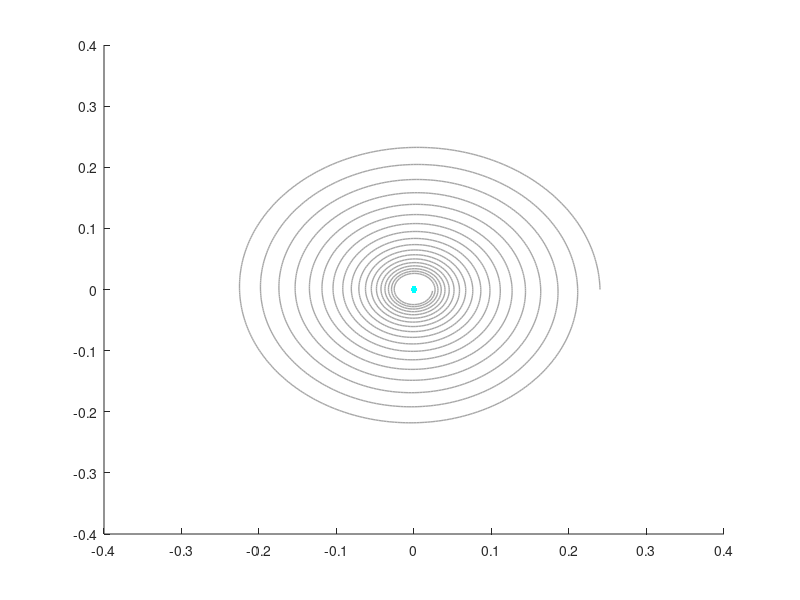

Write the MATLAB code that produced this figure. (Note: this script raises an error after producing the figure.)
%% Parameters

% Hoop
m_hoop = 0.5; % kg
R_hoop = 0.24; % m
I_hoop = m_hoop*R_hoop^2;

% Person
R_person = 0.03; % m
mu = 0.1; % [/]

% Simulation
t_lim = [0; 3];
dt = 0.001;
t = t_lim(1):dt:t_lim(2);
N = length(t);

% Spiral input
% NOTE: Keep upper / lower equal for simple ellipse
a_upper = R_hoop; % m       Initial radius on x-axis
a_lower = R_hoop/10; % m    Final radius on x-axis
b_upper = R_hoop; % m       Initial radius on y-axis
b_lower = R_hoop/10; % m     Final radius on y-axis
v_spiral = 5; % m/s         Traversal speed

%% Generate spiral trajectory of person

a = [a_upper a_lower]; % Change of x-axis radius from start to end
b = [b_upper b_lower]; % Change of y-axis radius from start to end

% Calculate radius change over axes
dr_a = (a(2)-a(1)) / t_lim(2);
a_radius = a(1) + dr_a*t;
dr_b = (b(2)-b(1)) / t_lim(2);
b_radius = b(1) + dr_b*t;

% Calculate angle change
r_spiral = (a_radius.^2 + b_radius.^2).^0.5;
dth_spiral = v_spiral*(r_spiral.^-1);
th_spiral = zeros([1 N+1]);

p_person = zeros([2 N]);    % [x, y] x N
v_person = zeros([2 N]);    % [dx, dy] x N
a_person = zeros([2 N]);    % [ddx, ddy] x N

% Iteratively calculate spiral trajectory
for i = 1:N
    
    p_person(:,i) = [ a_radius(i)*cos(th_spiral(i)) ;...
                      b_radius(i)*sin(th_spiral(i)) ];
    v_person(:,i) = [ dr_a*cos(th_spiral(i)) - a_radius(i)*sin(th_spiral(i))*dth_spiral(i) ;...
                      dr_b*sin(th_spiral(i)) + b_radius(i)*cos(th_spiral(i))*dth_spiral(i) ];
    a_person(:,i) = [ dr_a*sin(th_spiral(i))*dth_spiral(i) - dr_a*sin(th_spiral(i))*dth_spiral(i) - a_radius(i)*cos(th_spiral(i))*dth_spiral(i)^2 ;...
                      dr_b*cos(th_spiral(i))*dth_spiral(i) + dr_b*cos(th_spiral(i))*dth_spiral(i) - b_radius(i)*sin(th_spiral(i))*dth_spiral(i)^2 ];

    % Update angle for next step
    th_spiral(:, i+1) = th_spiral(i) + dt*dth_spiral(i);
end

%% Forward simulation
% From person to hoop

% Init hoop states
p_hoop = zeros([3 N]);      % [x, y, phi] x N
v_hoop = zeros([3 N]);      % [dx, dy, dphi] x N

% Set initial state of hoop
p_hoop(1:2, 1) = p_person(:,1) + [-R_person + R_hoop; 0];
p_hoop(3, 1) = pi;

F_contact = zeros([2 N]);

% Iterate for timesteps
for i = 1:N-1

    % Carry over velocity
    v_hoop(:, i+1) = v_hoop(:,i);

    % Check if hoop and person are in contact
    dist_btwn = norm(p_person(:, i) - p_hoop(1:2, i));
    contact = (dist_btwn >= R_hoop - R_person) &&...
                (dist_btwn <= R_hoop + R_person);

    % Apply force and torque to hoop if there's contact
    if contact
        % Planar collision
        v_plus = v_person(:, i+1);
        v_minus_hoop = v_hoop(1:2, i+1);

        % Collision force acts normal to the hoop
        normal = (p_person(:, i) - p_hoop(1:2, i)) / norm(p_person(:, i) - p_hoop(1:2, i));

        % Difference in momentum
        F_c = m_hoop*norm(v_plus - v_minus_hoop)*normal;

        % Calculate frictional torque
        tau_c = norm(F_c)*R_hoop*mu;

        % Tau is mu times normal component of F_c
        v_hoop(1:2, i+1) = F_c/m_hoop + v_hoop(1:2, i+1);
        v_hoop(3, i+1) = tau_c/I_hoop + v_hoop(3, i+1);

        % Save contact force for viewing
        F_contact(:,i) = F_c;
        
    end

    % Update hoop state
    p_hoop(:, i+1) = p_hoop(:,i) + dt*v_hoop(:,i+1);

end

%% Display

% Plot trajectory
hold on
plot(p_person(1,:), p_person(2,:), '-', 'LineWidth', 1, 'Color', [0.65 0.65 0.65])

% Prepare plot handles
h_hoop = plot([0],[0],'b-','LineWidth',2);
h_hoop_dot = plot([0],[0],'c.','MarkerSize',15);
h_contact = plot([0],[0],'m-','LineWidth',2);
h_person = fill([0],[0],'r-','LineStyle','none');

xlabel('x'); ylabel('y');
h_title = title('t=0.0s');

axis equal
axis([-0.75 0.75 -0.75 0.75]);

% Precompute geometries
th = 0:pi/50:2*pi;
person_circle_x = R_person*cos(th);
person_circle_y = R_person*sin(th);
hoop_circle_x = R_hoop*cos(th);
hoop_circle_y = R_hoop*sin(th);

% For visualization purposes
sim_speed = 1;

% Step through and update animation
for i = 1:N
    % Update time title
    set(h_title,'String',  sprintf('t=%.2f',t(i)) );
    
    % Plot bodies
    set(h_person,'XData', person_circle_x + p_person(1,i));
    set(h_person,'YData', person_circle_y + p_person(2,i));
    
    set(h_hoop,'XData', hoop_circle_x + p_hoop(1,i));
    set(h_hoop,'YData', hoop_circle_y + p_hoop(2,i));

    set(h_hoop_dot,'XData', [p_hoop(1,i) + R_hoop*cos(p_hoop(3,i))]);
    set(h_hoop_dot,'YData', [p_hoop(2,i) + R_hoop*sin(p_hoop(3,i))]);

    % Plot contact force
    normal = F_contact(:,i)/norm(F_contact(:,i));
    contact_vec_x = [0 0.15*normal(1)];
    contact_vec_y = [0 0.15*normal(2)];
    contact_point = p_hoop(1:2, i) + R_hoop*normal;
    set(h_contact,'XData', contact_vec_x + contact_point(1));
    set(h_contact,'YData', contact_vec_y + contact_point(2));

    % Pause sim between frames
    pause(dt/sim_speed)
end
